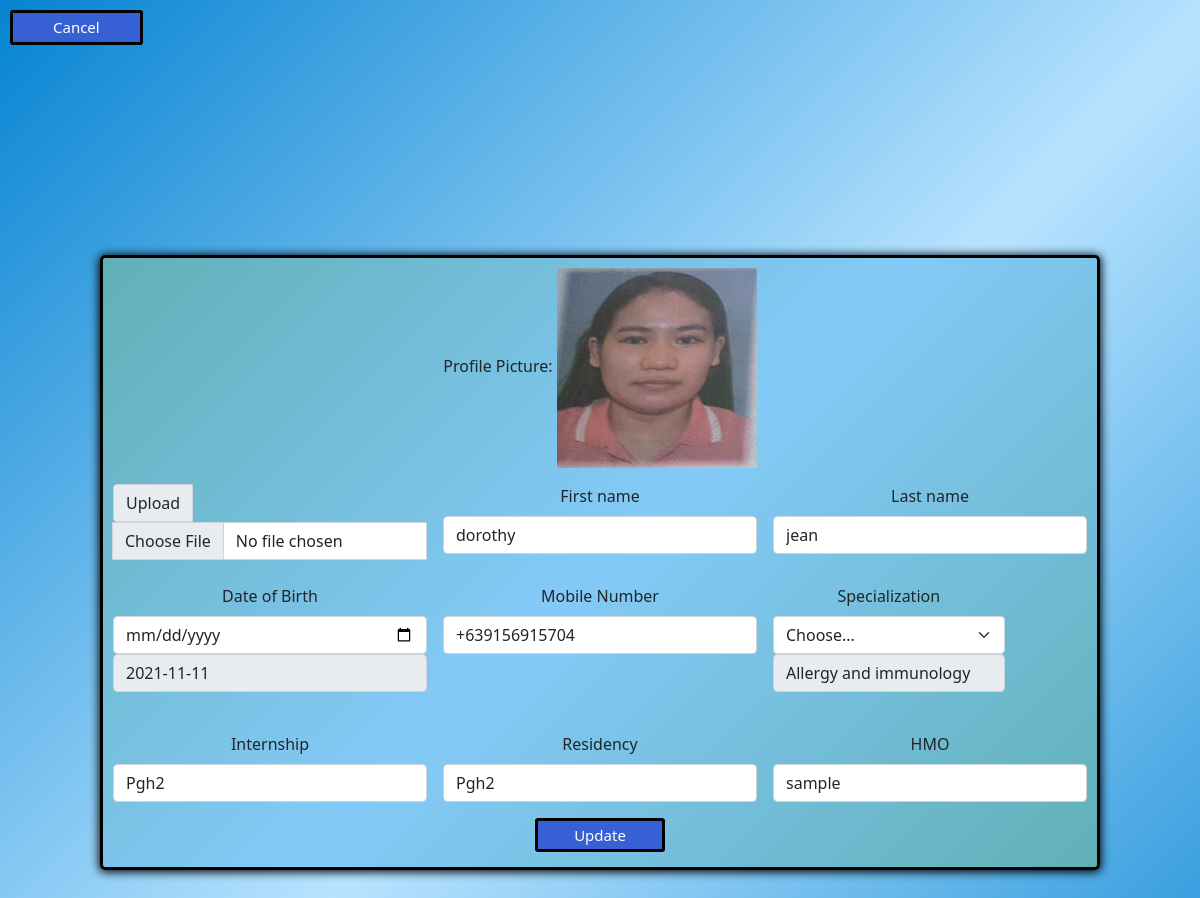
The page /doctors/edit-profile.php?account_id=202169979 on the database its author committed.
### tables this page shows
CREATE TABLE `doctors_details` (
  `id` int(11) NOT NULL,
  `user_id` int(50) NOT NULL,
  `specialization` varchar(30) NOT NULL,
  `prc_id` blob NOT NULL,
  `prc_number` varchar(10) NOT NULL,
  `internship` varchar(20) NOT NULL,
  `residency` varchar(20) NOT NULL,
  `hmo` varchar(20) NOT NULL,
  `doc_picture` blob NOT NULL,
  `date_time_created` datetime NOT NULL,
  `date_time_updated` datetime DEFAULT NULL,
  `remarks` varchar(30) DEFAULT NULL
);

CREATE TABLE `users` (
  `id` int(11) NOT NULL,
  `doctor_or_secretary` varchar(20) NOT NULL,
  `email` varchar(50) NOT NULL,
  `account_id` int(30) NOT NULL,
  `first_name` varchar(30) NOT NULL,
  `last_name` varchar(30) NOT NULL,
  `gender` varchar(10) NOT NULL,
  `date_of_birth` date NOT NULL,
  `mobile_number` varchar(13) NOT NULL,
  `v_code` varchar(255) NOT NULL,
  `email_status` int(11) NOT NULL,
  `date_time_created` datetime NOT NULL DEFAULT current_timestamp(),
  `date_time_updated` datetime DEFAULT current_timestamp(),
  `remarks` varchar(20) DEFAULT NULL
);

### doctors/edit-profile.php (the view, shortened to what this page needs)
<!DOCTYPE html>
<html lang="en">
<head>
    <link href="https://cdn.jsdelivr.net/npm/bootstrap@5.0.2/dist/css/bootstrap.min.css" rel="stylesheet">
    <link rel="stylesheet" href="../css/edit-profile.css">
</head>
<body>
    <div class="cancel">
    <a class="btn btn-primary" href="view-profile.php" role="button">Cancel</a>
    </div>
<?php
    include('../connection.php');
    if(isset($_GET['account_id'])){
        $account_id = $_GET['account_id'];
        $query = "SELECT * FROM users
        LEFT JOIN doctors_details ON users.account_id = doctors_details.user_id WHERE users.account_id = '$account_id'";
        $run = mysqli_query($conn,$query);
        if(mysqli_num_rows($run) > 0){
            foreach($run as $row ){
                ?>
                <div class="gen-container">
                <form class="row g-3 needs-validation" action="edit-profile.php?account_id=<?php echo $row ['account_id']?>" method="POST" enctype="multipart/form-data"  novalidate>
                <div class="container">
                <label for="">Profile Picture: </label>
                <img src="<?php echo "profile_picture/" .$row['doc_picture']; ?>" alt="Profile Picture" width="200px" height="200px"> <br>
                </div>
                <div class="col-md-4">
                    <div class="input-group mb-2">
                        <label class="input-group-text" for="inputGroupFile01">Upload</label>
                        <input type="file" class="form-control w-75" name="doc_picture" id="inputGroupFile01" required>
                    </div>
                </div>
                <div class="col-md-4">
                    <label for="validationCustom01" class="form-label">First name</label>
                    <input type="text" class="form-control" name="first_name" id="validationCustom01" value="<?php echo $row ['first_name']?>" required>
                </div>
                <div class="col-md-4">
                    <label for="validationCustom01" class="form-label">Last name</label>
                    <input type="text" class="form-control" name="last_name" id="validationCustom01" value="<?php echo $row['last_name']?>" required>
                </div>
                <div class="col-md-4">
                    <label for="validationCustom01"  class="form-label">Date of Birth</label>
                    <input type="date" class="form-control" id="validationCustom01"  required>
                    <input type="text" class="form-control" id="validationCustom01" name="date_of_birth" value="<?php echo $row ['date_of_birth']?>" id="" readonly>
                </div>
                <div class="col-md-4">
                    <label for="validationCustom01" class="form-label">Mobile Number</label>
                    <input type="text" class="form-control" name="mobile_number" id="validationCustom01" value="<?php echo $row['mobile_number']?>" required>
                </div>
                <div class="col-md-3">
                    <label for="validationDefault04" class="form-label">Specialization</label>
                    <select class="form-select" id="validationDefault04" name="specialization" required>
                        <option selected disabled value="">Choose...</option>
                    </select>
                        <input type="text" class="form-control" name="specialization" value="<?php echo $row ['specialization']?>" readonly> <br>
                </div>
                <div class="col-md-4">
                    <label for="validationCustom01" class="form-label">Internship</label>
                    <input type="text" class="form-control" id="validationCustom01" name="internship"  value="<?php echo $row['internship']?>" required>
                </div>
                <div class="col-md-4">
                    <label for="validationCustom01" class="form-label">Residency</label>
                    <input type="text" class="form-control" id="validationCustom01" name="residency"  value="<?php echo $row['residency']?>" required>
                </div>
                <div class="col-md-4">
                    <label for="validationCustom01" class="form-label">HMO</label>
                    <input type="text" class="form-control" id="validationCustom01" name="hmo"  value="<?php echo $row['hmo']?>" required>
                </div>
                <div class="col-12">
                    <input class="btn btn-primary" type="submit" value="Update" name="update">
                </div>
                </form>
                </div>
                <?php
            }
        }
    }
?>
</body>
</html>

### css/edit-profile.css (style rules this page uses)
* { margin: 0px; padding: 0px; }
body { background: linear-gradient(135deg, #0583d2, #b8e3ff, #0583d2); font-family: 'Segoe UI', Tahoma, Geneva, Verdana, sans-serif; padding-bottom: 380px; }
.cancel a { text-align: center; margin: 10px; border: solid black; border-radius: 3px; background-color: #3660D4; padding: 3px 40px; box-sizing: border-box; color: white; text-decoration: none; font-size: 15px; }
.gen-container { text-align: center; justify-content: center; margin: 0 auto; border-radius: 5px; margin-top: 200px; padding: 10px; border: solid black; width: 1000px; background: linear-gradient(135deg, #61b0b7, #84caf8, #61b0b7); margin-bottom: 10px; box-shadow: 0px 1px 10px 1px #000; padding-bottom: 15px; }
.col-12 input[type= submit] { justify-content: center; width: 130px; font-size: 15px; padding: 3px 6px; border-radius: 3px; box-sizing: border-box; background-color: #3660D4; color: white; text-align: center; border: solid black; }

### rows shown on the page
doctors_details: doc_picture (picture), first_name "dorothy", last_name "jean", date_of_birth "2021-11-11", mobile_number "+639156915704", specialization "Allergy and immunology", internship "Pgh2", residency "Pgh2", hmo "sample"
